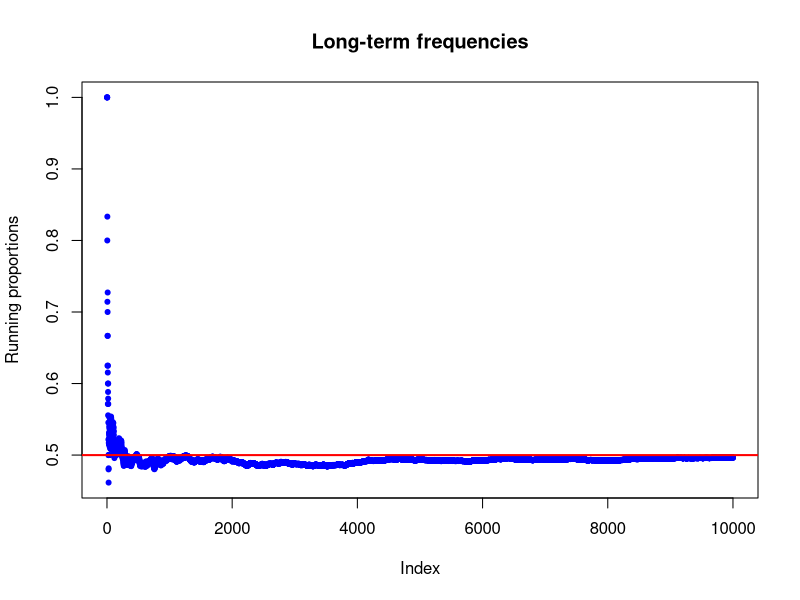

Reproduce this figure in R.
#this is one way to "toss a coin" in `R`
#a coin is heads (H) or tails (T)
coin=c("H","T")
#the command `sample` gives me a pseudo-random choice
toss=sample(coin, 1)

#now, we create a running frequencies of how many Hs we say
#first, we create an empty numeric vector
many.tosses=numeric()
#initialize the sum of how many Hs
running.sum=0
#then, we do a `for` loop
for (i in 1:10000){
  toss=sample(coin,1)
  ind=(toss=="H")
  running.sum=running.sum+ind
  many.tosses=c(many.tosses, running.sum/i)
}
plot(many.tosses,
     main="Long-term frequencies",
     ylab="Running proportions",
     pch=20, col="blue")
abline(h=0.5, col="red", lwd=2)
